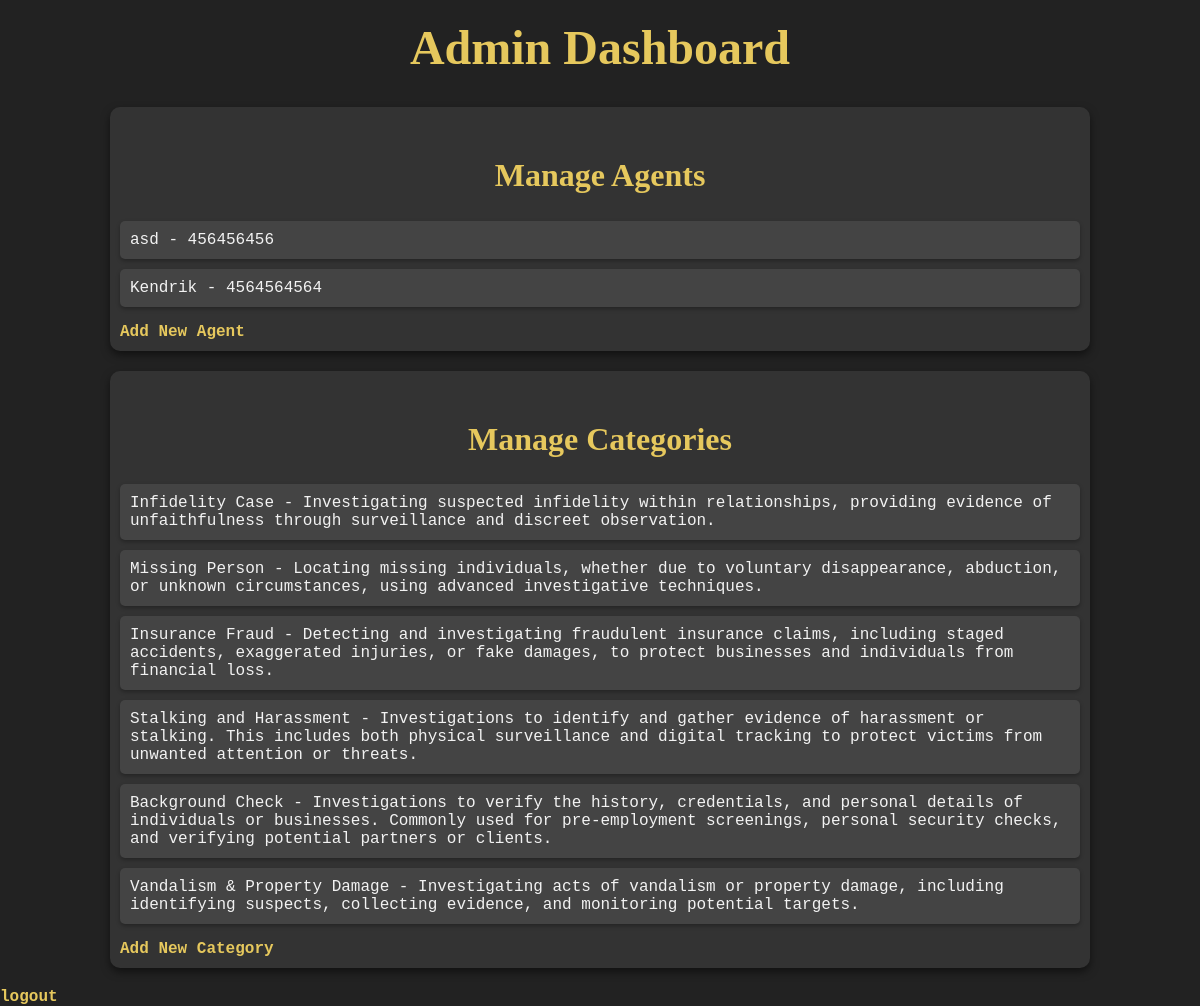
Before: /admdash with the older database file.
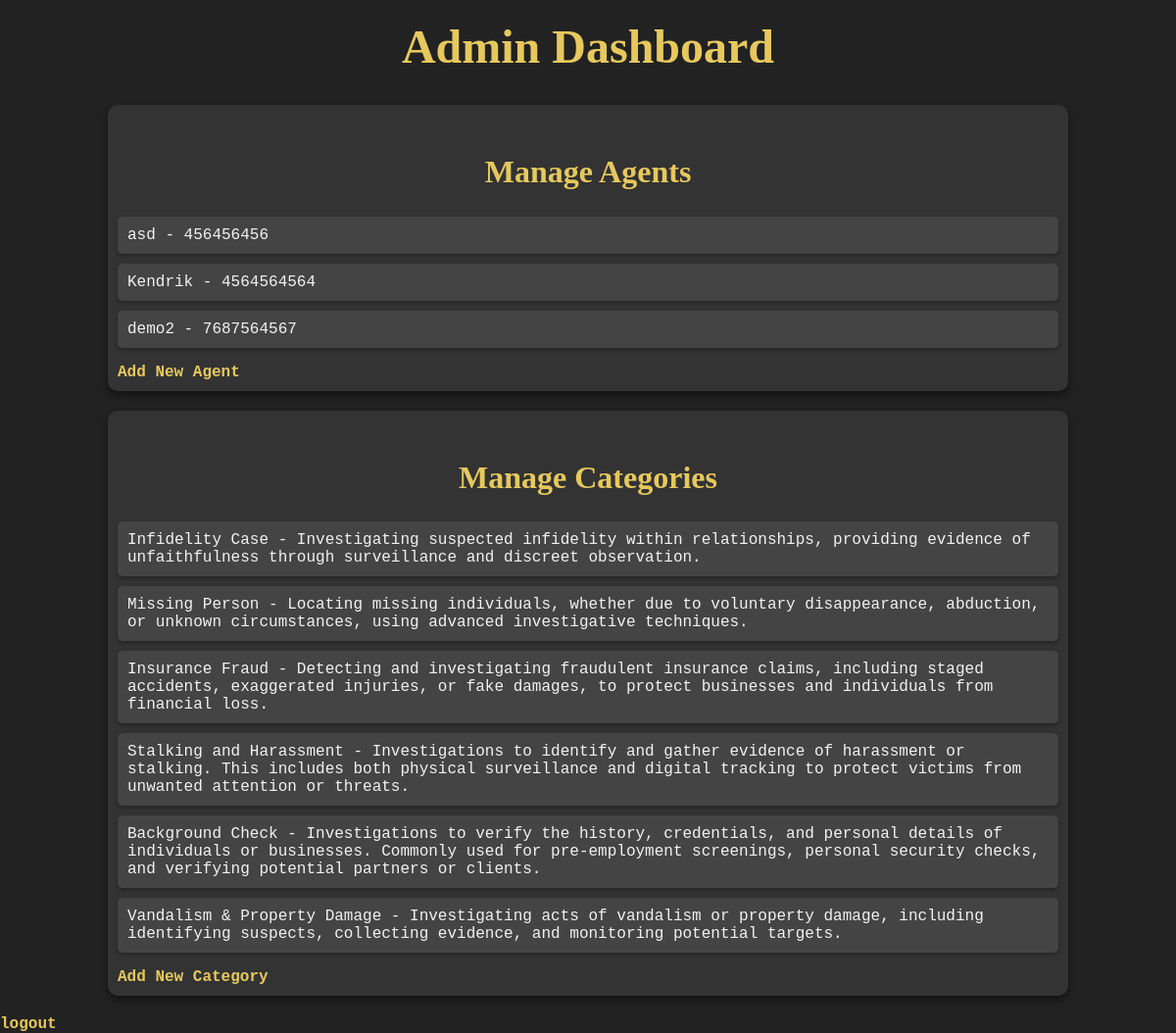
After: the same page with the newer database file.
### agent/models.py (models this page shows)
class Agent(models.Model):
    user = models.ForeignKey(User, on_delete=models.SET_NULL, null=True, blank=True)
    name=models.CharField(max_length=50)
    email=models.EmailField()
    phone = models.CharField(max_length=15)
    address = models.TextField(default="Not provided")
    password=models.TextField()
    is_active = models.BooleanField(default=True)

class CaseCategory(models.Model):
    c_name = models.CharField(max_length=255)
    c_image=models.FileField()
    c_disc=models.TextField()

### agent/views.py (the view)
# urls.py: path('admdash', views.admdash),
def admdash(req):
    cases = Case.objects.all()
    agents = Agent.objects.all()
    clients = User.objects.all()
    categories = CaseCategory.objects.all()
    return render(req, 'admin/admindash.html', {'cases': cases,'agents': agents,'clients': clients,'categories': categories,})

### templates/admin/admindash.html (shortened to what this page needs)
<!DOCTYPE html>
<html lang="en">
<head>
</head>
<body>
    <h1>Admin Dashboard</h1>
    <div>
        <h2>Manage Agents</h2>
        <ul>
            {% for agent in agents %}
                <li>{{ agent.user.username }} - {{ agent.phone }}
                </li>
            {% endfor %}
        </ul>
        <a href="{% url 'add_agent' %}">Add New Agent</a>
    </div>
    <div>
        <h2>Manage Categories</h2>
        <ul>
            {% for category in categories %}
                <li>{{ category.c_name }} - {{ category.c_disc }}</li>
            {% endfor %}
        </ul>
        <a href="{% url 'add_case_category' %}">Add New Category</a>
    </div>
    <a href="{% url 'lout' %}">logout</a>
</body>
</html>

Changed rows visible on the page:
added Agent: user.username "demo2", phone "7687564567"
